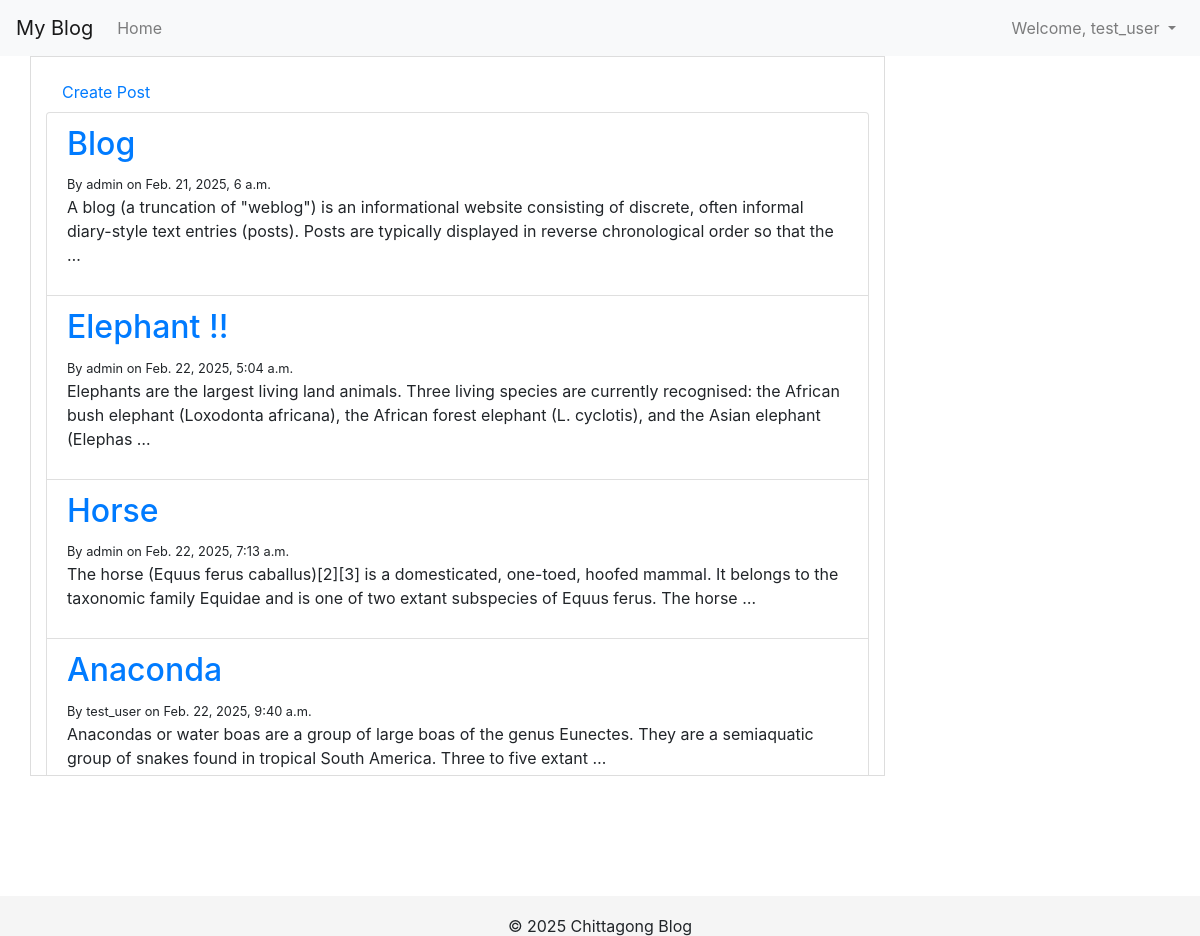
Screenshot of / (signed in) with the database file from the repository.
### Blog/models.py (models this page shows, shortened)
class Post(models.Model):
    post_title = models.CharField(max_length=200)
    post_content = models.TextField()
    owner = models.ForeignKey(User, on_delete=models.CASCADE)
    created_date = models.DateTimeField(auto_now_add=True)
    updated_date = models.DateTimeField(auto_now=True)

### Blog/views.py (the view)
# urls.py: path("", post_list, name="post_list"),
def post_list(request):
    posts = Post.objects.all()
    return render(
        request,
        "blog/post_list.html",
        {"posts": posts},
    )

### Blog/templates/blog/post_list.html (shortened to what this page needs)
{% extends "blog/base.html" %}
{% block content %}
<a class ='nav-link' href="{% url 'post_create' %}">Create Post</a>
<ul class = 'list-group'>
    {%for post in posts %}
    <li class="list-group-item">
        <h2><a href="{% url 'post_details' post.id %}">{{ post.post_title }}</a></h2>
        <small>By {{ post.owner }} on {{ post.created_date}}</small>
        <p>{{ post.post_content| truncatewords:30}}</p>
    </li>
    {% empty%}
    <li> No posts found.</li>
    {% endfor %}
</ul>
{% endblock %}

### Blog/templates/blog/base.html (shortened to what this page needs)
<!DOCTYPE html>
<html lang="en">
<head>
    <link rel="stylesheet" href="https://stackpath.bootstrapcdn.com/bootstrap/4.5.2/css/bootstrap.min.css">
    <link rel="stylesheet" href="https://cdn.jsdelivr.net/npm/bootstrap-icons@1.7.2/font/bootstrap-icons.css">
</head>
<body>
    <nav class="navbar navbar-expand-lg navbar-light bg-light">
        <a class="navbar-brand" href="{%url 'myposts'%}">My Blog</a>
        <div class="collapse navbar-collapse" id="navbarNav">
            <ul class="navbar-nav mr-auto">
                <li class="nav-item">
                    <a class="nav-link" href="{%url 'post_list'%}">Home</a>
                </li>
            </ul>
            <ul class="navbar-nav ml-auto">
                {%if user.is_authenticated %}
                    <li class="nav-item dropdown">
                        <a class="nav-link dropdown-toggle" href="#" id="profileDropdown" role="button" data-toggle="dropdown" aria-haspopup="true" aria-expanded="false">
                            Welcome, {{ user.username }}
                        </a>
                    </li>
                    {% else %}
                    <li class="nav-item">
                        <a class="nav-link" href="login" onclick="openLoginModal(); return false;">Login</a>
                    </li>
                {% endif %}
            </ul>
        </div>
    </nav>
    <div class="container">
        <div class="row">
            <div class="blog-card col-md-9">
                {%block content%}
                {%endblock%}
            </div>
        </div>
    </div>
    <footer class="footer">
        <p>&copy; 2025 Chittagong Blog</p>
    </footer>
</body>
</html>

### Blog/templates/blog/base.html (style rules this page uses)
html { position: relative; min-height: 100%; }
body { margin-bottom: 60px; }
.navbar { position: sticky; top: 0; z-index: 1000; background-color: #f8f9fa; }
.blog-card { max-height: 90vh; overflow-y: auto; border: 1px solid #ddd; padding: 15px; margin-bottom: 20px; }
.footer { position: absolute; bottom: 0; width: 100%; height: 40px; line-height: 60px; background-color: #f5f5f5; text-align: center; }

### rows the page displays
Post: post_title "Blog", owner "admin", created_date "Feb. 21, 2025, 6 a.m.", post_content "A blog (a truncation of \"weblog\") is an informational website consisting of discrete, often informal diary-style text entries (posts). Posts are typically displayed in reverse chronological order so that the …"
Post: post_title "Elephant !!", owner "admin", created_date "Feb. 22, 2025, 5:04 a.m.", post_content "Elephants are the largest living land animals. Three living species are currently recognised: the African bush elephant (Loxodonta africana), the African forest elephant (L. cyclotis), and the Asian elephant (Elephas …"
Post: post_title "Horse", owner "admin", created_date "Feb. 22, 2025, 7:13 a.m.", post_content "The horse (Equus ferus caballus)[2][3] is a domesticated, one-toed, hoofed mammal. It belongs to the taxonomic family Equidae and is one of two extant subspecies of Equus ferus. The horse …"
Post: post_title "Anaconda", owner "test_user", created_date "Feb. 22, 2025, 9:40 a.m.", post_content "Anacondas or water boas are a group of large boas of the genus Eunectes. They are a semiaquatic group of snakes found in tropical South America. Three to five extant …"

### other values shown
{{ user.username }} "test_user"
